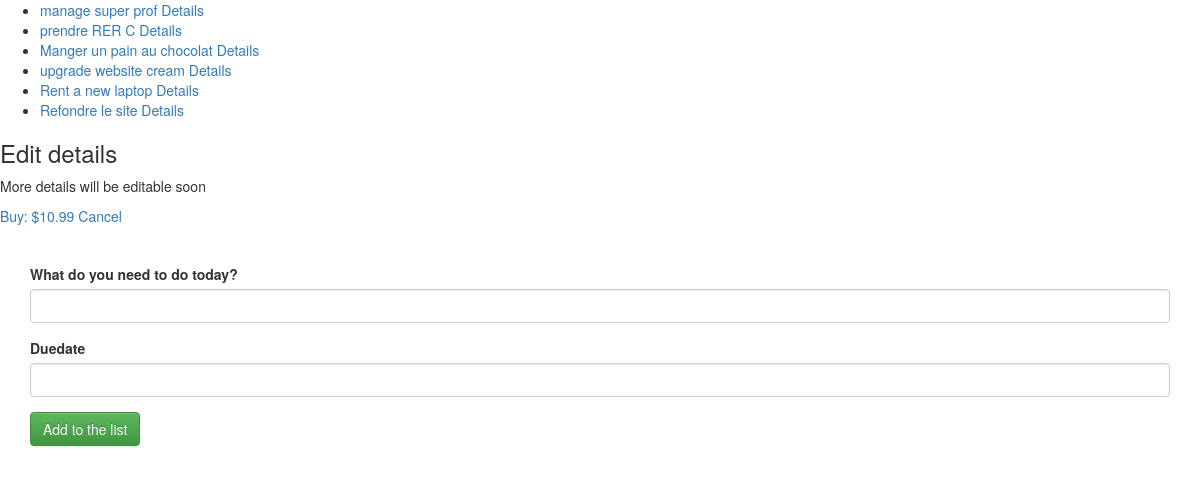
Page /listcreate/ (signed in) on the earlier database version.
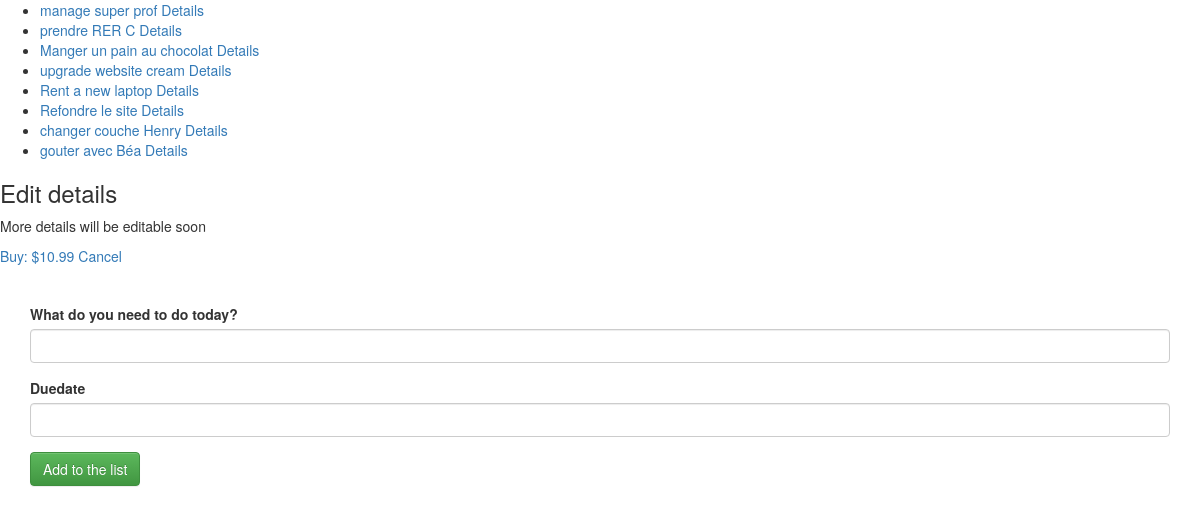
Same page on the later database version.
### core/models.py (models this page shows, shortened)
class Entry(models.Model):
	user = models.ForeignKey(User)
	name = models.CharField(max_length=50)
	data = models.CharField(max_length=200, blank=True)
	order = models.IntegerField(default=1000)
	duedate = models.DateTimeField(null=True, blank=True)
	done = models.IntegerField(default=0) # 0 = to do / 1 = completed
	impediment = models.IntegerField(default=0) # 0 = No / 1 = Yes
	assignees = models.ManyToManyField(User, related_name='assignees',blank=True)
	created_at = models.DateTimeField(auto_now_add=True)
	class Meta:
		ordering = ['order']
		verbose_name_plural = "entries"
	def __str__(self):
		return str(self.name)
	def update_entry_url(self):
		return reverse (viewname="detail", args=[self.id])

### core/views.py (the view, shortened to what this page needs)
# urls.py: url(r'^listcreate/$', coreviews.ListAppend.as_view(), name='listappend'),
class ListAppend(ListAppendView):
	model = coremodels.Entry
	template_name = 'v2/entry/listcreate.html'
	def get_queryset(self):
		return coremodels.Entry.objects.filter(user=self.request.user).order_by('order')

### core/models.py
class EntryCreateForm(ModelForm):
	class Meta:
		model = Entry
		fields = ['name','duedate'] # the form on the homepage
	def __init__(self, *args, **kwargs): # current_business, as parameter (cf Creeam)
		super(EntryCreateForm, self).__init__(*args, **kwargs)
		self.fields['name'].label = "What do you need to do today?"

### core/models.py (called while the page is built)
	def get(self, request, *args, **kwargs):
		self.object_list = self.get_queryset()
		allow_empty = self.get_allow_empty()
		if not allow_empty and len(self.object_list) == 0:
			raise Http404(_(u"Empty list and '%(class_name)s.allow_empty' is False.")
							% {'class_name': self.__class__.__name__})
		self.object = None
		form_class = self.get_form_class()
		form = self.get_form(form_class)
		context = self.get_context_data(object_list=self.object_list, form=form)
		return self.render_to_response(context)

### templates/v2/entry/listcreate.html (shortened to what this page needs)
{% load widget_tweaks %}
<link rel="stylesheet" href="http://code.jquery.com/mobile/1.4.5/jquery.mobile-1.4.5.min.css" />
<link rel="stylesheet" href="https://maxcdn.bootstrapcdn.com/bootstrap/3.3.6/css/bootstrap.min.css">
<link rel="stylesheet" href="https://maxcdn.bootstrapcdn.com/bootstrap/3.3.6/css/bootstrap-theme.min.css">
<ul data-role="listview" data-filter="true"  data-split-icon="gear" data-split-theme="a" data-filter-placeholder="Search an action ..." data-inset="true">
    {% for objects in object_list %}
      <li id="entry_{{ objects.id }}" class="ui-state-default">
        <a href="{{ objects.update_entry_url }}" data-ajax="false">{{ objects }}</a>
<a href="#details" data-rel="popup" data-position-to="window" data-transition="pop">Details</a>
      </li>
    {% endfor %}
</ul>
{% include 'v2/entry/popup.html' %}
<p>
<section id="services">
<div class="container">
<div class="row">
{% if form %}
<div class="col-md-12">
<form action="" method="post" data-ajax="false" enctype="multipart/form-data">{% csrf_token %}{{ form.media }}
{% for field in form %}
<div class="form-group warning">
<label for="exampleInputFile">{{ field.label }}</label>
{{ field|add_class:"form-control"}}
</div>
{% endfor %}
<input type="submit" class="btn btn-success" role="button" value="{{ verb|default:"Add to the list" }}" />
</form>
</div>
{% endif %}
</div>
</div>
</section>

Differences in the rows shown:
added Entry: name "changer couche Henry"
added Entry: name "gouter avec Béa"
